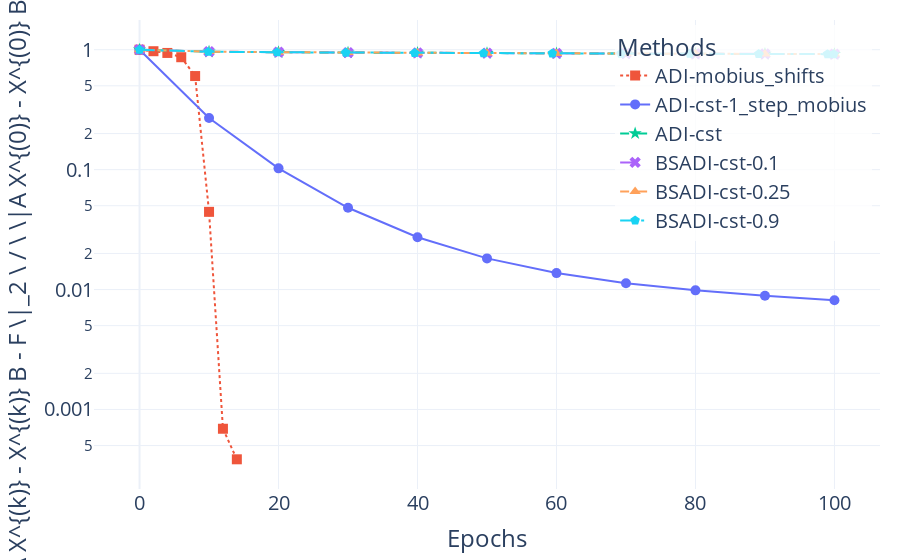
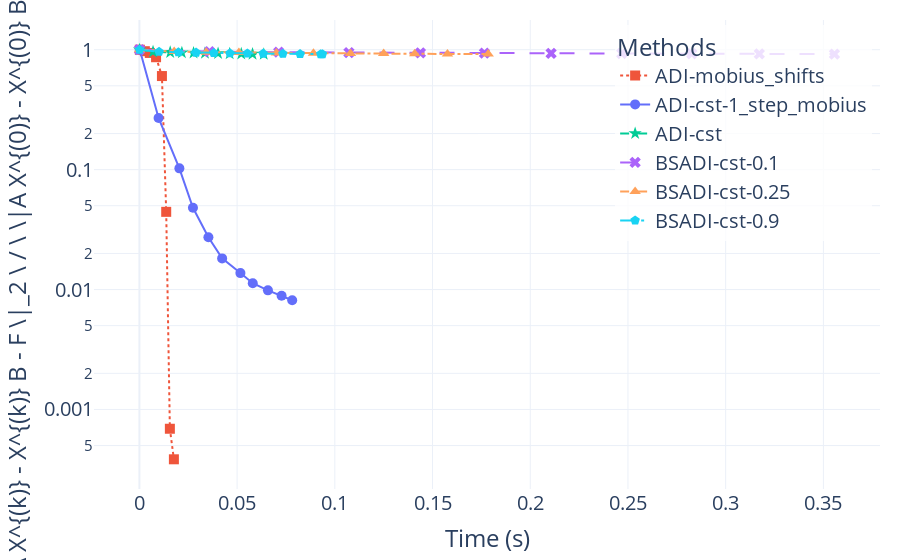

The notebook cell saved with these charts, in order:
### Code cell
plot_conv_plotly(results_deter + results_rnd, title, prob="syl", x_axis="epoch")
plot_conv_plotly(results_deter + results_rnd, title, prob="syl", x_axis="time")

### Figure 1 — Plotly figure (JSON) as saved in the notebook; plotly's stock layout.template omitted (floating-point values rounded to 4 significant figures)
{"data": [{"line": {"color": "#EF553B", "dash": "dot"}, "marker": {"size": 10, "symbol": "square"}, "mode": "lines+markers", "name": "ADI-mobius_shifts", "type": "scatter", "x": [0, 2, 4, 6, 8, 10, 12, 14], "y": [1, 0.9715, 0.9396, 0.8654, 0.6029, 0.04445, 0.0006904, 0.000384]}, {"line": {"color": "#636EFA", "dash": "solid"}, "marker": {"size": 10, "symbol": "circle"}, "mode": "lines+markers", "name": "ADI-cst-1_step_mobius", "type": "scatter", "x": [0, 10, 20, 30, 40, 50, 60, 70, 80, 90, 100], "y": [1, 0.2694, 0.1025, 0.04806, 0.02731, 0.01818, 0.01371, 0.0113, 0.009845, 0.008863, 0.008137]}, {"line": {"color": "#00CC96", "dash": "dash"}, "marker": {"size": 10, "symbol": "star"}, "mode": "lines+markers", "name": "ADI-cst", "type": "scatter", "x": [0, 10, 20, 30, 40, 50, 60, 70, 80, 90, 100], "y": [1, 0.9613, 0.9516, 0.9449, 0.9395, 0.9349, 0.9309, 0.9273, 0.924, 0.9209, 0.918]}, {"line": {"color": "#AB63FA", "dash": "longdash"}, "marker": {"size": 10, "symbol": "x"}, "mode": "lines+markers", "name": "BSADI-cst-0.1", "type": "scatter", "x": [0, 10, 20, 30, 40, 50, 60, 70, 80, 90, 100], "y": [1, 0.9642, 0.9537, 0.9458, 0.9406, 0.9364, 0.9326, 0.9291, 0.9255, 0.9223, 0.9199]}, {"line": {"color": "#FFA15A", "dash": "dashdot"}, "marker": {"size": 10, "symbol": "triangle-up"}, "mode": "lines+markers", "name": "BSADI-cst-0.25", "type": "scatter", "x": [0, 10, 20, 30, 40, 50, 60, 70, 80, 90, 100], "y": [1, 0.9641, 0.9531, 0.9464, 0.9407, 0.9357, 0.9316, 0.9279, 0.9245, 0.922, 0.9192]}, {"line": {"color": "#19D3F3", "dash": "longdashdot"}, "marker": {"size": 10, "symbol": "pentagon"}, "mode": "lines+markers", "name": "BSADI-cst-0.9", "type": "scatter", "x": [0, 9.9, 19.8, 29.7, 39.6, 49.5, 59.4, 69.3, 79.2, 89.1, 99, 99.9], "y": [1, 0.9618, 0.9521, 0.9455, 0.94, 0.9353, 0.9314, 0.9277, 0.9244, 0.9212, 0.9184, 0.9181]}], "layout": {"font": {"size": 20}, "legend": {"bgcolor": "rgba(255,255,255,0.8)", "title": {"text": "Methods"}, "x": 0.99, "xanchor": "right", "y": 0.99, "yanchor": "top"}, "margin": {"b": 20, "l": 20, "r": 20, "t": 20}, "xaxis": {"title": {"text": "Epochs"}}, "yaxis": {"title": {"text": "$\\|A X^{(k)} - X^{(k)} B - F \\|_2 \\ / \\ \\|A X^{(0)} - X^{(0)} B - F \\|_2$"}, "type": "log"}}}

### Figure 2 — Plotly figure (JSON) as saved in the notebook; plotly's stock layout.template omitted (floating-point values rounded to 4 significant figures)
{"data": [{"line": {"color": "#EF553B", "dash": "dot"}, "marker": {"size": 10, "symbol": "square"}, "mode": "lines+markers", "name": "ADI-mobius_shifts", "type": "scatter", "x": [0.0002253, 0.002793, 0.005334, 0.008531, 0.01153, 0.01372, 0.0156, 0.01766], "y": [1, 0.9715, 0.9396, 0.8654, 0.6029, 0.04445, 0.0006904, 0.000384]}, {"line": {"color": "#636EFA", "dash": "solid"}, "marker": {"size": 10, "symbol": "circle"}, "mode": "lines+markers", "name": "ADI-cst-1_step_mobius", "type": "scatter", "x": [0.0002, 0.00981, 0.02046, 0.02741, 0.03532, 0.04234, 0.05169, 0.05802, 0.06577, 0.07277, 0.0782], "y": [1, 0.2694, 0.1025, 0.04806, 0.02731, 0.01818, 0.01371, 0.0113, 0.009845, 0.008863, 0.008137]}, {"line": {"color": "#00CC96", "dash": "dash"}, "marker": {"size": 10, "symbol": "star"}, "mode": "lines+markers", "name": "ADI-cst", "type": "scatter", "x": [8.273e-05, 0.006988, 0.01577, 0.02175, 0.02771, 0.03355, 0.04027, 0.04619, 0.05213, 0.0579, 0.06364], "y": [1, 0.9613, 0.9516, 0.9449, 0.9395, 0.9349, 0.9309, 0.9273, 0.924, 0.9209, 0.918]}, {"line": {"color": "#AB63FA", "dash": "longdash"}, "marker": {"size": 10, "symbol": "x"}, "mode": "lines+markers", "name": "BSADI-cst-0.1", "type": "scatter", "x": [8.273e-05, 0.03588, 0.07129, 0.1072, 0.1438, 0.1766, 0.2107, 0.2468, 0.2826, 0.3172, 0.3557], "y": [1, 0.9642, 0.9537, 0.9458, 0.9406, 0.9364, 0.9326, 0.9291, 0.9255, 0.9223, 0.9199]}, {"line": {"color": "#FFA15A", "dash": "dashdot"}, "marker": {"size": 10, "symbol": "triangle-up"}, "mode": "lines+markers", "name": "BSADI-cst-0.25", "type": "scatter", "x": [8.273e-05, 0.01781, 0.03418, 0.05091, 0.07012, 0.08907, 0.108, 0.125, 0.1409, 0.1576, 0.1785], "y": [1, 0.9641, 0.9531, 0.9464, 0.9407, 0.9357, 0.9316, 0.9279, 0.9245, 0.922, 0.9192]}, {"line": {"color": "#19D3F3", "dash": "longdashdot"}, "marker": {"size": 10, "symbol": "pentagon"}, "mode": "lines+markers", "name": "BSADI-cst-0.9", "type": "scatter", "x": [8.273e-05, 0.01007, 0.01997, 0.02901, 0.03808, 0.04633, 0.05526, 0.06333, 0.07341, 0.08223, 0.09279, 0.09369], "y": [1, 0.9618, 0.9521, 0.9455, 0.94, 0.9353, 0.9314, 0.9277, 0.9244, 0.9212, 0.9184, 0.9181]}], "layout": {"font": {"size": 20}, "legend": {"bgcolor": "rgba(255,255,255,0.8)", "title": {"text": "Methods"}, "x": 0.99, "xanchor": "right", "y": 0.99, "yanchor": "top"}, "margin": {"b": 20, "l": 20, "r": 20, "t": 20}, "xaxis": {"title": {"text": "Time (s)"}}, "yaxis": {"title": {"text": "$\\|A X^{(k)} - X^{(k)} B - F \\|_2 \\ / \\ \\|A X^{(0)} - X^{(0)} B - F \\|_2$"}, "type": "log"}}}
